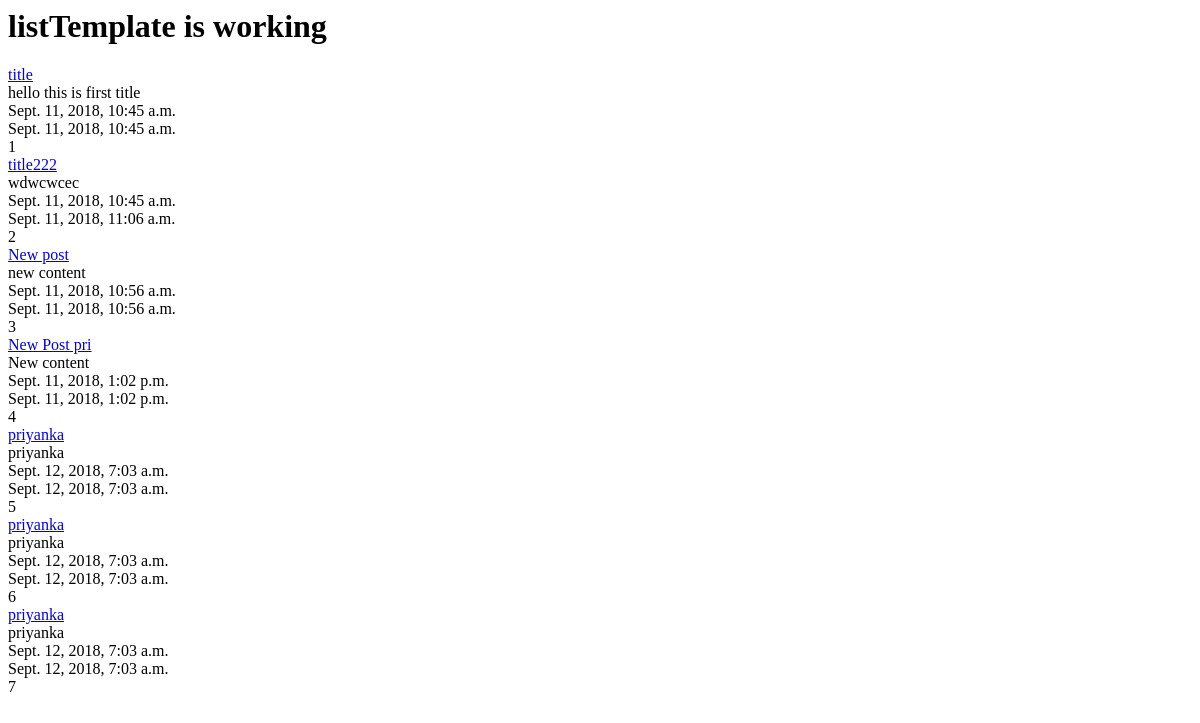
The app's page /posts/, older data.
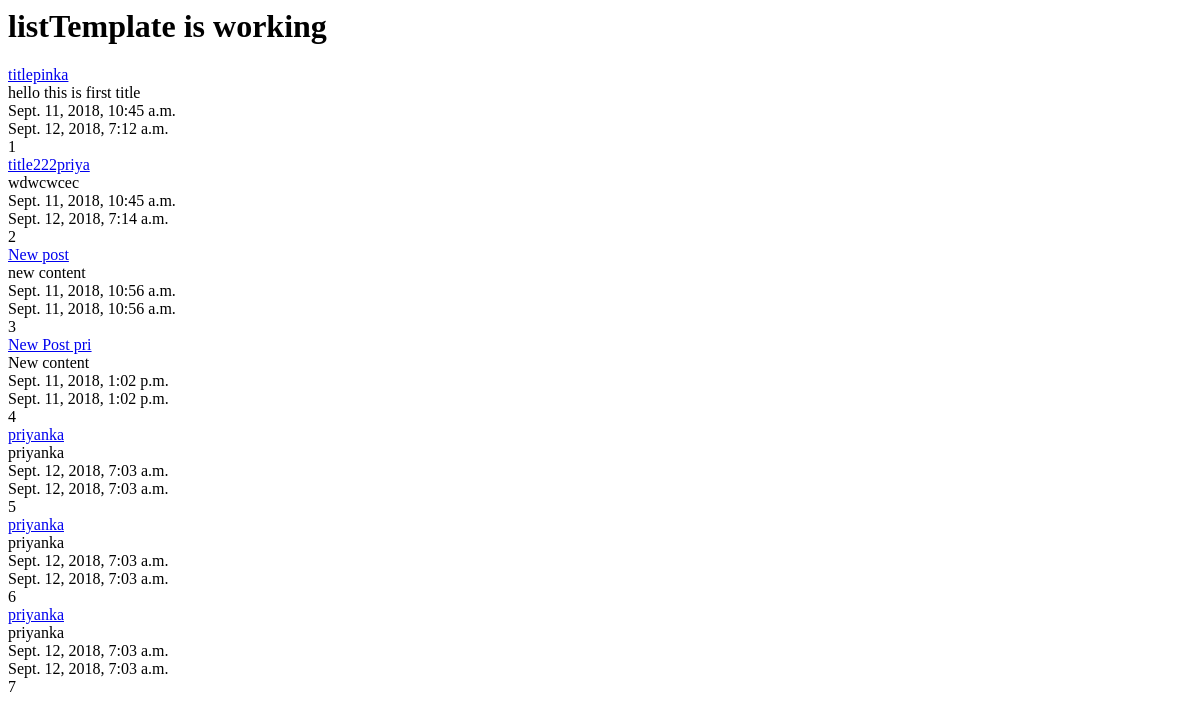
The same page, newer data.
### posts/models.py (models this page shows, shortened)
class Post(models.Model):
	title = models.CharField(max_length=120)
	content = models.TextField()
	updated = models.DateTimeField(auto_now=True, auto_now_add=False)
	timestamp = models.DateTimeField(auto_now=False, auto_now_add=True)
	def get_absolute_url(self):
		return reverse("posts:detail",kwargs={"id":self.id})

### posts/views.py (the view)
def post_list(request): #list items
	queryset=Post.objects.all()
	context={"object_list":queryset,"title":"list"}
	return render(request,"index.html",context)

### templates/index.html
<html>
<body>
	<h1>{{ title }}Template is working</h1>
{% for obj in object_list %}
	<a href='{{obj.get_absolute_url}}'>{{obj.title}}</a></br>
	{{obj.content}}</br>
	{{obj.timestamp}}</br>
	{{obj.updated}}</br>
	{{obj.id}}</br>
{% endfor %}
</body>
</html>

Row changes from the older to the newer data that the page shows:
changed Post "hello this is first title": title "title" → "titlepinka"; updated "Sept. 11, 2018, 10:45 a.m." → "Sept. 12, 2018, 7:12 a.m."
changed Post "wdwcwcec": title "title222" → "title222priya"; updated "Sept. 11, 2018, 11:06 a.m." → "Sept. 12, 2018, 7:14 a.m."
